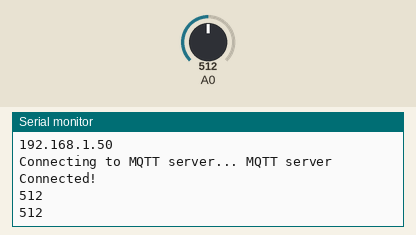
Bench run of a sketch on a simulated ESP8266 (NodeMCU). Shown: the last lines printed to the serial monitor. Inputs (shaded band) come from the test bench; at power-on: A0 = 512. WiFi joins after 1.5 s; servers stay silent unless stated; no MQTT or app messages arrive unless stated.

Above: at 2.7 s.
2.8 s: A0 set to 716
At 3.7 s:
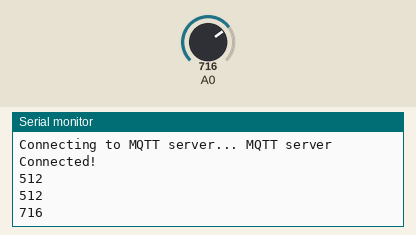
4.3 s: A0 set to 900
At 5.8 s:
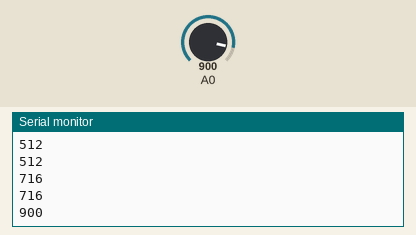
Timing chart, 0 to 7.3 s (numbered marks = the images above; inputs shaded):
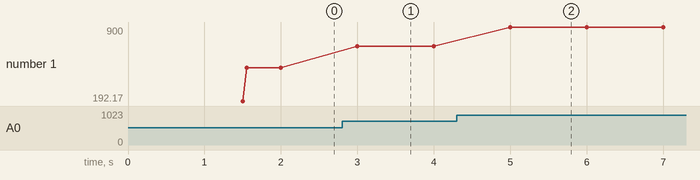

Measured:
- after the input at 2.8 s, the serial monitor: prints a new line after 0.20 s (image 1)
- after the input at 4.3 s, the serial monitor: prints a new line after 0.70 s (image 2)
- plotted number 1: 512 → 716 after the input at 2.8 s, 716 → 900 after the input at 4.3 s

The sketch:

assignment4.ino
```cpp
#include <ESP8266WiFi.h>
#include <PubSubClient.h>

// WiFi/MQTT parameters
#define WLAN_SSID       "dan_2"
#define WLAN_PASS       "supersecretpassword"
#define BROKER_IP       "192.168.1.27"

WiFiClient client;
PubSubClient mqttclient(client);

int lightstate;
String myStr;

void setup() {
  Serial.begin(115200);

  // connect to wifi
  WiFi.mode(WIFI_STA);
  WiFi.begin(WLAN_SSID, WLAN_PASS);
  while (WiFi.status() != WL_CONNECTED) {
    delay(500);
    Serial.print(F("."));
  }

  Serial.println(F("WiFi connected"));
  Serial.println(F("IP address: "));
  Serial.println(WiFi.localIP());

  // connect to mqtt server
  mqttclient.setServer(BROKER_IP, 1883);
  connect();


}

void loop() {
  if (!mqttclient.connected()) {
    connect();
  }

  static const unsigned long REFRESH_INTERVAL = 1000; // ms
  static unsigned long lastRefreshTime = 0;


  //if time between now and last update is more than time interval
  if(millis() - lastRefreshTime >= REFRESH_INTERVAL)
  {
    lastRefreshTime += REFRESH_INTERVAL;
    lightstate = analogRead(A0);
    myStr=String(lightstate);
    mqttclient.publish("/data", myStr.c_str(), false);
    Serial.println(lightstate);
  }

  mqttclient.loop();

}


void connect() {
  while (WiFi.status() != WL_CONNECTED) {
    Serial.println(F("Wifi issue"));
    delay(3000);
  }
  Serial.print(F("Connecting to MQTT server... "));
  while(!mqttclient.connected()) {
    if (mqttclient.connect(WiFi.macAddress().c_str())) {
      Serial.println(F("MQTT server Connected!"));

       mqttclient.subscribe("/led");
       mqttclient.subscribe("/button");

    } else {
      Serial.print(F("MQTT server connection failed! rc="));
      Serial.print(mqttclient.state());
      Serial.println("try again in 10 seconds");
      // Wait 5 seconds before retrying
      delay(20000);
    }
  }
}
```
